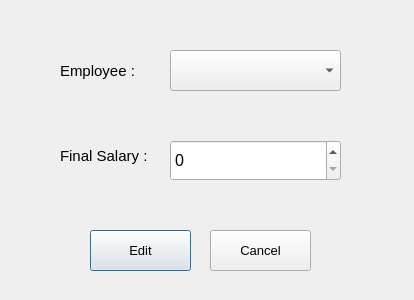
<?xml version="1.0" encoding="UTF-8"?>
<ui version="4.0">
 <class>manager_edit_salary_dialog</class>
 <widget class="QDialog" name="manager_edit_salary_dialog">
  <property name="geometry">
   <rect>
    <x>0</x>
    <y>0</y>
    <width>414</width>
    <height>300</height>
   </rect>
  </property>
  <property name="windowTitle">
   <string>Dialog</string>
  </property>
  <widget class="QLabel" name="label">
   <property name="geometry">
    <rect>
     <x>60</x>
     <y>50</y>
     <width>101</width>
     <height>41</height>
    </rect>
   </property>
   <property name="font">
    <font>
     <pointsize>11</pointsize>
    </font>
   </property>
   <property name="text">
    <string>Employee :</string>
   </property>
  </widget>
  <widget class="QLabel" name="label_2">
   <property name="geometry">
    <rect>
     <x>60</x>
     <y>130</y>
     <width>111</width>
     <height>51</height>
    </rect>
   </property>
   <property name="font">
    <font>
     <pointsize>11</pointsize>
    </font>
   </property>
   <property name="text">
    <string>Final Salary :</string>
   </property>
  </widget>
  <widget class="QComboBox" name="comboBox">
   <property name="geometry">
    <rect>
     <x>170</x>
     <y>50</y>
     <width>171</width>
     <height>41</height>
    </rect>
   </property>
   <property name="font">
    <font>
     <pointsize>12</pointsize>
    </font>
   </property>
  </widget>
  <widget class="QSpinBox" name="spinBox">
   <property name="geometry">
    <rect>
     <x>170</x>
     <y>140</y>
     <width>171</width>
     <height>41</height>
    </rect>
   </property>
   <property name="font">
    <font>
     <pointsize>12</pointsize>
    </font>
   </property>
   <property name="maximum">
    <number>10000000</number>
   </property>
  </widget>
  <widget class="QPushButton" name="pushButton">
   <property name="geometry">
    <rect>
     <x>90</x>
     <y>230</y>
     <width>101</width>
     <height>41</height>
    </rect>
   </property>
   <property name="font">
    <font>
     <pointsize>10</pointsize>
    </font>
   </property>
   <property name="cursor">
    <cursorShape>PointingHandCursor</cursorShape>
   </property>
   <property name="text">
    <string>Edit</string>
   </property>
  </widget>
  <widget class="QPushButton" name="pushButton_2">
   <property name="geometry">
    <rect>
     <x>210</x>
     <y>230</y>
     <width>101</width>
     <height>41</height>
    </rect>
   </property>
   <property name="font">
    <font>
     <pointsize>10</pointsize>
    </font>
   </property>
   <property name="cursor">
    <cursorShape>PointingHandCursor</cursorShape>
   </property>
   <property name="text">
    <string>Cancel</string>
   </property>
  </widget>
 </widget>
 <resources/>
 <connections/>
</ui>
